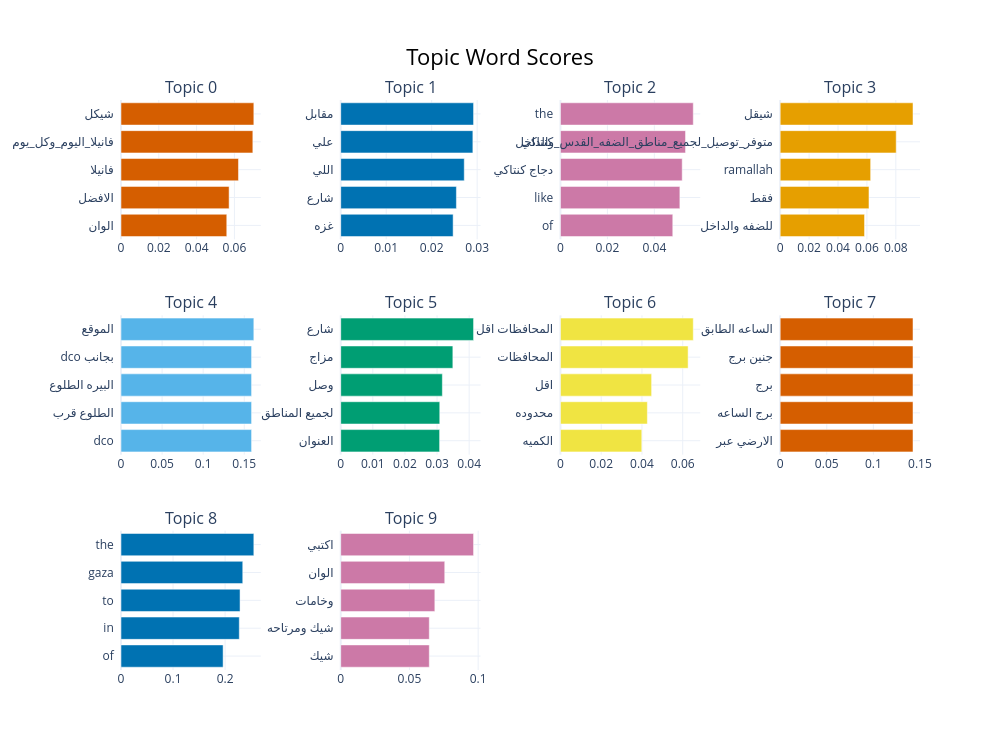

Source (notebook cell):
### Code cell
topic_model.visualize_barchart(top_n_topics=10)

### Figure 1 — Plotly figure (JSON) as saved in the notebook; plotly's stock layout.template omitted (floating-point values rounded to 4 significant figures)
{"data": [{"marker": {"color": "#D55E00"}, "orientation": "h", "type": "bar", "x": [0.05596, 0.05719, 0.06215, 0.06975, 0.07028], "xaxis": "x", "y": ["الوان  ", "الافضل  ", "فانيلا  ", "فانيلا_اليوم_وكل_يوم  ", "شيكل  "], "yaxis": "y"}, {"marker": {"color": "#0072B2"}, "orientation": "h", "type": "bar", "x": [0.02472, 0.02544, 0.02716, 0.02906, 0.02921], "xaxis": "x2", "y": ["غزه  ", "شارع  ", "اللي  ", "علي  ", "مقابل  "], "yaxis": "y2"}, {"marker": {"color": "#CC79A7"}, "orientation": "h", "type": "bar", "x": [0.04785, 0.05087, 0.05186, 0.05328, 0.05658], "xaxis": "x3", "y": ["of  ", "like  ", "دجاج كنتاكي  ", "كنتاكي  ", "the  "], "yaxis": "y3"}, {"marker": {"color": "#E69F00"}, "orientation": "h", "type": "bar", "x": [0.05835, 0.06142, 0.06259, 0.08024, 0.09188], "xaxis": "x4", "y": ["للضفه والداخل  ", "فقط  ", "ramallah  ", "متوفر_توصيل_لجميع_مناطق_الضفه_القدس_والداخل  ", "شيقل  "], "yaxis": "y4"}, {"marker": {"color": "#56B4E9"}, "orientation": "h", "type": "bar", "x": [0.1589, 0.1589, 0.1589, 0.1589, 0.1617], "xaxis": "x5", "y": ["dco  ", "الطلوع قرب  ", "البيره الطلوع  ", "dco بجانب  ", "الموقع  "], "yaxis": "y5"}, {"marker": {"color": "#009E73"}, "orientation": "h", "type": "bar", "x": [0.03079, 0.03084, 0.03165, 0.03492, 0.04137], "xaxis": "x6", "y": ["العنوان  ", "لجميع المناطق  ", "وصل  ", "مزاج  ", "شارع  "], "yaxis": "y6"}, {"marker": {"color": "#F0E442"}, "orientation": "h", "type": "bar", "x": [0.03991, 0.04265, 0.04474, 0.06265, 0.06518], "xaxis": "x7", "y": ["الكميه  ", "محدوده  ", "اقل  ", "المحافظات  ", "المحافظات اقل  "], "yaxis": "y7"}, {"marker": {"color": "#D55E00"}, "orientation": "h", "type": "bar", "x": [0.1426, 0.1426, 0.1426, 0.1426, 0.1426], "xaxis": "x8", "y": ["الارضي عبر  ", "برج الساعه  ", "برج  ", "جنين برج  ", "الساعه الطابق  "], "yaxis": "y8"}, {"marker": {"color": "#0072B2"}, "orientation": "h", "type": "bar", "x": [0.1962, 0.2273, 0.2288, 0.2339, 0.2552], "xaxis": "x9", "y": ["of  ", "in  ", "to  ", "gaza  ", "the  "], "yaxis": "y9"}, {"marker": {"color": "#CC79A7"}, "orientation": "h", "type": "bar", "x": [0.06444, 0.06444, 0.06849, 0.0757, 0.09667], "xaxis": "x10", "y": ["شيك  ", "شيك ومرتاحه  ", "وخامات  ", "الوان  ", "اكتبي  "], "yaxis": "y10"}], "layout": {"annotations": [{"font": {"size": 16}, "showarrow": false, "text": "Topic 0", "x": 0.0875, "xanchor": "center", "xref": "paper", "y": 1, "yanchor": "bottom", "yref": "paper"}, {"font": {"size": 16}, "showarrow": false, "text": "Topic 1", "x": 0.3625, "xanchor": "center", "xref": "paper", "y": 1, "yanchor": "bottom", "yref": "paper"}, {"font": {"size": 16}, "showarrow": false, "text": "Topic 2", "x": 0.6375, "xanchor": "center", "xref": "paper", "y": 1, "yanchor": "bottom", "yref": "paper"}, {"font": {"size": 16}, "showarrow": false, "text": "Topic 3", "x": 0.9125, "xanchor": "center", "xref": "paper", "y": 1, "yanchor": "bottom", "yref": "paper"}, {"font": {"size": 16}, "showarrow": false, "text": "Topic 4", "x": 0.0875, "xanchor": "center", "xref": "paper", "y": 0.6222, "yanchor": "bottom", "yref": "paper"}, {"font": {"size": 16}, "showarrow": false, "text": "Topic 5", "x": 0.3625, "xanchor": "center", "xref": "paper", "y": 0.6222, "yanchor": "bottom", "yref": "paper"}, {"font": {"size": 16}, "showarrow": false, "text": "Topic 6", "x": 0.6375, "xanchor": "center", "xref": "paper", "y": 0.6222, "yanchor": "bottom", "yref": "paper"}, {"font": {"size": 16}, "showarrow": false, "text": "Topic 7", "x": 0.9125, "xanchor": "center", "xref": "paper", "y": 0.6222, "yanchor": "bottom", "yref": "paper"}, {"font": {"size": 16}, "showarrow": false, "text": "Topic 8", "x": 0.0875, "xanchor": "center", "xref": "paper", "y": 0.2444, "yanchor": "bottom", "yref": "paper"}, {"font": {"size": 16}, "showarrow": false, "text": "Topic 9", "x": 0.3625, "xanchor": "center", "xref": "paper", "y": 0.2444, "yanchor": "bottom", "yref": "paper"}], "height": 750, "hoverlabel": {"bgcolor": "white", "font": {"family": "Rockwell", "size": 16}}, "showlegend": false, "title": {"font": {"color": "Black", "size": 22}, "text": "Topic Word Scores", "x": 0.5, "xanchor": "center", "yanchor": "top"}, "width": 1000, "xaxis": {"anchor": "y", "domain": [0, 0.175], "showgrid": true}, "xaxis10": {"anchor": "y10", "domain": [0.275, 0.45], "showgrid": true}, "xaxis11": {"anchor": "y11", "domain": [0.55, 0.725], "showgrid": true}, "xaxis12": {"anchor": "y12", "domain": [0.825, 1], "showgrid": true}, "xaxis2": {"anchor": "y2", "domain": [0.275, 0.45], "showgrid": true}, "xaxis3": {"anchor": "y3", "domain": [0.55, 0.725], "showgrid": true}, "xaxis4": {"anchor": "y4", "domain": [0.825, 1], "showgrid": true}, "xaxis5": {"anchor": "y5", "domain": [0, 0.175], "showgrid": true}, "xaxis6": {"anchor": "y6", "domain": [0.275, 0.45], "showgrid": true}, "xaxis7": {"anchor": "y7", "domain": [0.55, 0.725], "showgrid": true}, "xaxis8": {"anchor": "y8", "domain": [0.825, 1], "showgrid": true}, "xaxis9": {"anchor": "y9", "domain": [0, 0.175], "showgrid": true}, "yaxis": {"anchor": "x", "domain": [0.7556, 1], "showgrid": true}, "yaxis10": {"anchor": "x10", "domain": [0, 0.2444], "showgrid": true}, "yaxis11": {"anchor": "x11", "domain": [0, 0.2444], "showgrid": true}, "yaxis12": {"anchor": "x12", "domain": [0, 0.2444], "showgrid": true}, "yaxis2": {"anchor": "x2", "domain": [0.7556, 1], "showgrid": true}, "yaxis3": {"anchor": "x3", "domain": [0.7556, 1], "showgrid": true}, "yaxis4": {"anchor": "x4", "domain": [0.7556, 1], "showgrid": true}, "yaxis5": {"anchor": "x5", "domain": [0.3778, 0.6222], "showgrid": true}, "yaxis6": {"anchor": "x6", "domain": [0.3778, 0.6222], "showgrid": true}, "yaxis7": {"anchor": "x7", "domain": [0.3778, 0.6222], "showgrid": true}, "yaxis8": {"anchor": "x8", "domain": [0.3778, 0.6222], "showgrid": true}, "yaxis9": {"anchor": "x9", "domain": [0, 0.2444], "showgrid": true}}}
